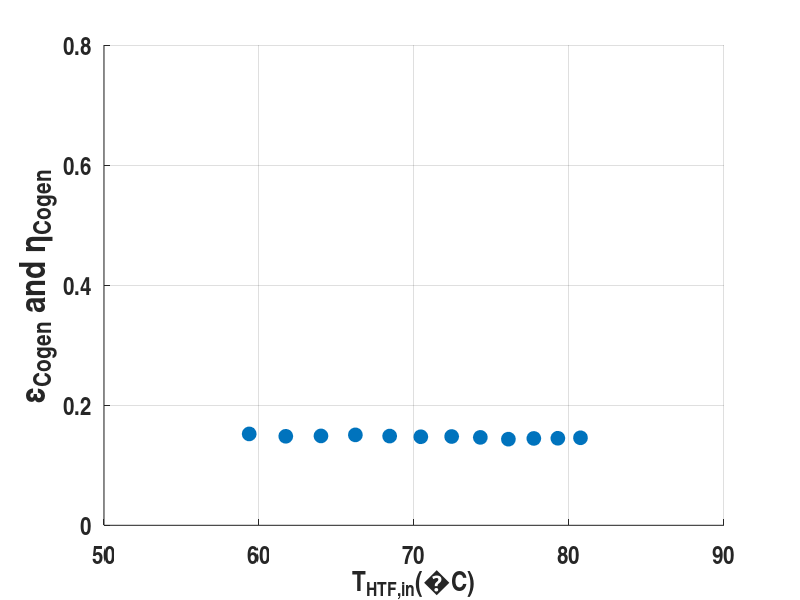

Source code (MATLAB): (Note: this script raises an error after producing the figure.)
clear all;

Blueish = [0 0.45 0.74];
Yellowish = [0.75 0.75 0];
Redish = [0.85 0.33 0.1];
Grey = [.5 .5 .5];

nthElement = 50;

markerSize = 100;

figure('Color',[1 1 1]);
hold on;

% title({'\chi vs \epsilon','Measured Total Array'},...
%     'FontSize',18,...
%     'FontName','Arial Narrow');

xlabel(strcat('T_{HTF,in}',sprintf('(%cC)',char(176))),...
    'FontName','Arial Narrow',...
     'FontSize',22,...
    'FontWeight','bold');
set(gca,'XGrid','on',...
    'FontName','arial narrow',...
    'FontSize',18,...
    'FontWeight','bold');

ylabel('\epsilon_{Cogen} and \eta_{Cogen}',...ylabel('\epsilon',...
    'FontName','Arial Narrow',...
    'FontSize',26,...
    'FontWeight','bold');
set(gca,'YGrid','on',...
    'FontName','arial narrow',...
    'FontSize',18,...
    'FontWeight','bold');

axis([50 90 0 0.8]);

load('ICSolar.ICS_Skeleton_20_Feb_2015_v4.mat','chi_arrayTotal',...
    'Ex_epsilon_Cgen_6mods','Start','End','day','measured_T_HTFin',...
    'measured_T_cavAvg','G_DN_6mods','eta_Cgen_6mods',...
    'measured_eta_Cgen_arrayTotal','measured_Ex_epsilon');



%Plot 20-Feb
% load('ICSolar.ICS_Skeleton_20_Feb_2015.mat','chi_arrayTotal',...
%     'Ex_epsilon_Cgen_6mods','Start','End','day','measured_T_HTFin',...
%     'measured_T_cavAvg','GN_arrayTotal');

Color = Blueish;

%trimmed obseverd chi and epsilon
t_o_Gdn = G_DN_6mods(:,Start:End);
t_o_epsilon = measured_Ex_epsilon(:,Start:End);
t_o_Tin =  measured_T_HTFin(:,Start:End) - 273;
t_o_Tcav = measured_T_cavAvg(:,Start:End);
delta_T = t_o_Tin - t_o_Tcav;
t_o_eta = measured_eta_Cgen_arrayTotal(:,Start:End);

t_o_chi = delta_T ./ (t_o_Gdn ./ (6 * 0.25019^2)); 


%add the zero point

scatter(t_o_Tin(1:nthElement:end)',t_o_epsilon(1:nthElement:end)',...
    markerSize,'o',...
    'MarkerFaceColor',Color,...
    'MarkerEdgeColor',Color,...
    'DisplayName','20 Feb \epsilon');


f=fit(t_o_Tin',t_o_eta','poly1');
x=0:5:100;
y=f(x);

plot(x,y,'LineStyle',':',...
    'Color',Color,...
    'LineWidth',3);

scatter(t_o_Tin(1:nthElement:end)',t_o_eta(1:nthElement:end)',...
    markerSize,'o',...
    'MarkerFaceColor','w',...
    'MarkerEdgeColor',Color,...
    'DisplayName','20 Feb \eta');

% scatter(t_o_chi',t_o_epsilon_arrayTotal',...
%     'MarkerFaceColor',Color,...
%     'MarkerEdgeColor',Color,...
%     'DisplayName',strcat(...z
%     day,' \chi vs \epsilon'));

% x=0:.01:.2;
% y=f(x);

% plot(x,y,'LineStyle',':',...
%     'DisplayName',strcat(day, ' Linear Bestfit'),...
%     'Color',Color,...
%     'LineWidth',3);



% PREDICTION
Color =Blueish;
% 1.5 ml/s
T_HTFin = [40 50 60 75 85];
predict_eps = [0.1425 0.146 0.1477 0.146 0.1425];

f=fit(T_HTFin',predict_eps','poly2');
x=0:5:100;
y=f(x);
indexmax = find(max(y) == y);
xmax = x(indexmax);
ymax = y(indexmax);

plot(x,y,'LineStyle',':',...
    'DisplayName','Extrapolated Modeled Results',...
    'Color',Color,...
    'LineWidth',3);
% 
% strmax = ['Maximum = ',num2str(xmax)];
% text(xmax,ymax,strmax,'VerticalAlignment','top');


%Plot Projected 20 Feb
load('PROJECTED_ICSolar.ICS_Skeleton_20_Feb_2015_v5.mat','chi_arrayTotal',...
    'Ex_epsilon_Cgen_6mods','Start','End','day','measured_T_HTFin',...
    'measured_T_cavAvg','G_DN_6mods','eta_Cgen_6mods',...
    'eta_Cgen_arrayTotal','Ex_epsilon');

Color = Yellowish;

t_o_Gdn = G_DN_6mods(:,Start:End);
t_o_epsilon = Ex_epsilon(:,Start:End);
t_o_Tin =  measured_T_HTFin(:,Start:End) - 273;
t_o_Tcav = measured_T_cavAvg(:,Start:End);
delta_T = t_o_Tin - t_o_Tcav;
t_o_eta = eta_Cgen_arrayTotal(:,Start:End);

t_o_chi = delta_T ./ (t_o_Gdn ./ (6 * 0.25019^2)); 

% t_o_chi = [t_o_chi 0];
% t_o_epsilon_arrayTotal = [t_o_epsilon_arrayTotal 0.138];

%need to transpose in order to scatter plot
chi_trans = transpose(t_o_chi);
Ex_epsilon_trans = transpose(t_o_epsilon);

scatter(t_o_Tin(1:nthElement:end)',t_o_epsilon(1:nthElement:end)',...
    markerSize,...
    'MarkerFaceColor',Color,...
    'MarkerEdgeColor',Color,...
    'Marker','square',...
    'DisplayName','Projected \epsilon');

f=fit(t_o_Tin',t_o_eta','poly1');
x=0:5:100;
y=f(x);

plot(x,y,'LineStyle',':',...
    'Color',Color,...
    'LineWidth',3);


scatter(t_o_Tin(1:nthElement:end)',t_o_eta(1:nthElement:end)',...
    markerSize,'o',...
    'MarkerFaceColor','w',...
    'MarkerEdgeColor',Color,...
    'Marker','square',...
    'DisplayName','Projected \eta');

T_HTFin = [350-273 300-273 325-273 375-273 400-273];
predict_eps = [0.4002 .3774 .3942 .3981 .3887];

f=fit(T_HTFin',predict_eps','poly2');
x=0:5:100;
y=f(x);
indexmax = find(max(y) == y);
xmax_2 = x(indexmax);
ymax_2 = y(indexmax);

plot(x,y,'LineStyle',':',...
    'DisplayName','Extrapolated Modeled Results',...
    'Color',Color,...
    'LineWidth',3);


% PREDICTION
Color = Yellowish;
% 1.5 ml/s
predict_chi = [0.006, 0.025, 0.053, 0.08, 0.11];
T_HTFin = [40 50 60 70 80];
predict_eps = [0.3771 0.3833 0.3864 0.3867 0.384];

% f=fit(T_HTFin',predict_eps','poly2');
% x=0:5:100;
% y=f(x);
% 
% plot(x,y,'LineStyle',':',...
%     'DisplayName','Modeled Fit',...
%     'Color',Color,...
%     'LineWidth',3);

% indexmax = find(max(y) == y);
% xmax = x(indexmax);
% ymax = y(indexmax);
% 
% strmax = ['Maximum = ',num2str(xmax)];
% text(xmax,ymax,strmax,'VerticalAlignment','top');
% 

%3 ml/s
predict_chi = [0, 0.086, 0.17];
predict_eps = [0.1324, 0.1485, 0.123];


f=fit(predict_chi',predict_eps','poly2');
x=0:.01:.2;
y=f(x);

% plot(x,y,'LineStyle','--',...
%     'DisplayName','3 ml/s Fit',...
%     'Color',Color,...
%     'LineWidth',3);

legend('show');
set(legend,'FontName','Arial Narrow',...
    'Location','southoutside',...
    'Orientation','horizontal');

filename = 'Projected Chi vs Epsilon - Whole Array for 3 datasets';
savefig(filename);
print(filename,'-dpng');
